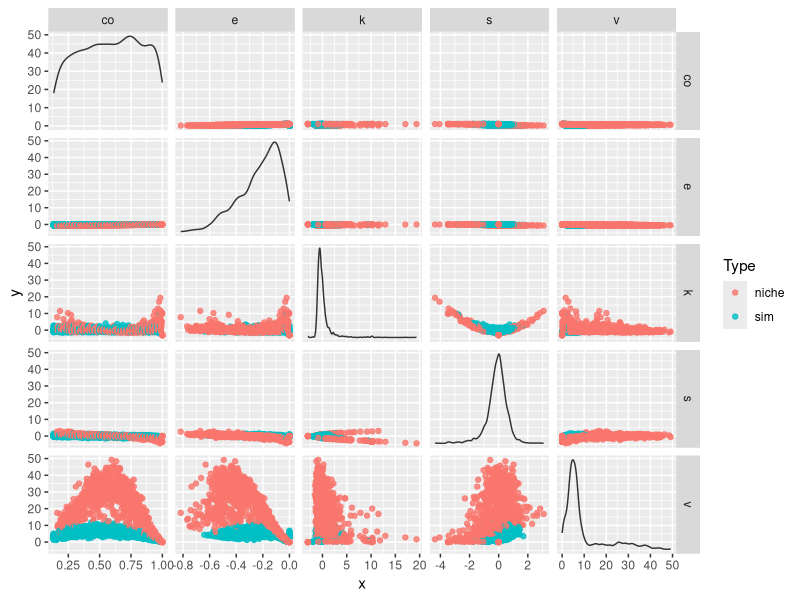

Reproduce this figure in R.
library(ggplot2)

n_heads = c('c', 'co', 'm', 'v', 'k', 's', 'e')
s_heads = c('co', 're', 'm', 'v', 'k', 's', 'e', 'mod')

rNiche = read.table('niche.dat')
colnames(rNiche) = n_heads

rSim = read.table('unipartites.dat')
colnames(rSim) = s_heads

rNiche$type = rep('niche', nrow(rNiche))
rSim$type = rep('sim', nrow(rSim))

res = merge(rNiche, rSim, all = TRUE)
res = res[,!(names(res) %in% c('re', 'm', 'c', 'mod'))]

## Following code from here: http://gastonsanchez.wordpress.com/2012/08/27/scatterplot-matrices-with-ggplot/

makePairs <- function(data)
{
  grid <- expand.grid(x = 1:ncol(data), y = 1:ncol(data))
  grid <- subset(grid, x != y)
  all <- do.call("rbind", lapply(1:nrow(grid), function(i) {
    xcol <- grid[i, "x"]
    ycol <- grid[i, "y"]
    data.frame(xvar = names(data)[ycol], yvar = names(data)[xcol],
               x = data[, xcol], y = data[, ycol], data)
  }))
  all$xvar <- factor(all$xvar, levels = names(data))
  all$yvar <- factor(all$yvar, levels = names(data))
  densities <- do.call("rbind", lapply(1:ncol(data), function(i) {
    data.frame(xvar = names(data)[i], yvar = names(data)[i], x = data[, i])
  }))
  list(all=all, densities=densities)
}
 
# expand data frame for pairs plot
gg1 = makePairs(res[,-ncol(res)])
 
# new data frame mega_res
mega_res = data.frame(gg1$all, Type=rep(res$type, length=nrow(gg1$all)))
 
# pairs plot
res_plot = ggplot(mega_res, aes_string(x = "x", y = "y")) +
  facet_grid(xvar ~ yvar, scales = "free") +
  geom_point(aes(colour=Type), na.rm = TRUE, alpha=0.8) +
  stat_density(aes(x = x, y = ..scaled.. * diff(range(x)) + min(x)),
               data = gg1$densities, position = "identity",
               colour = "grey20", geom = "line")

print(res_plot)